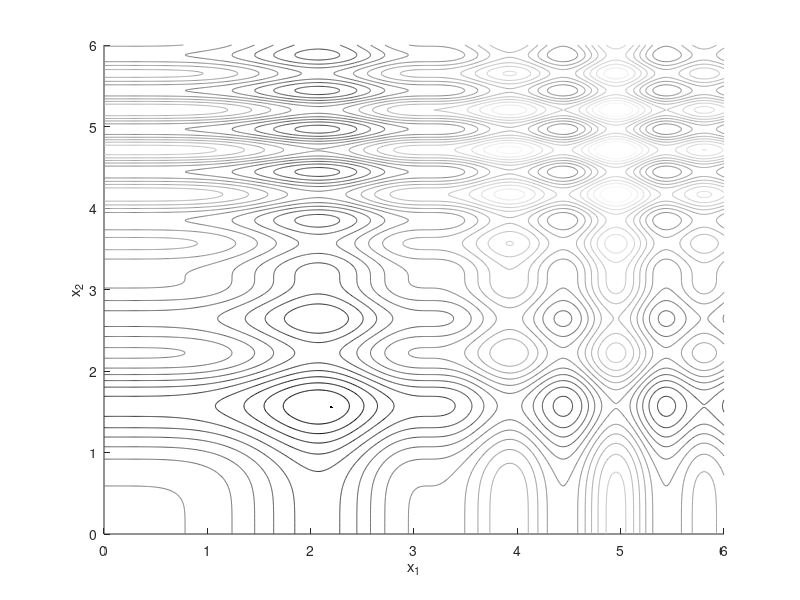
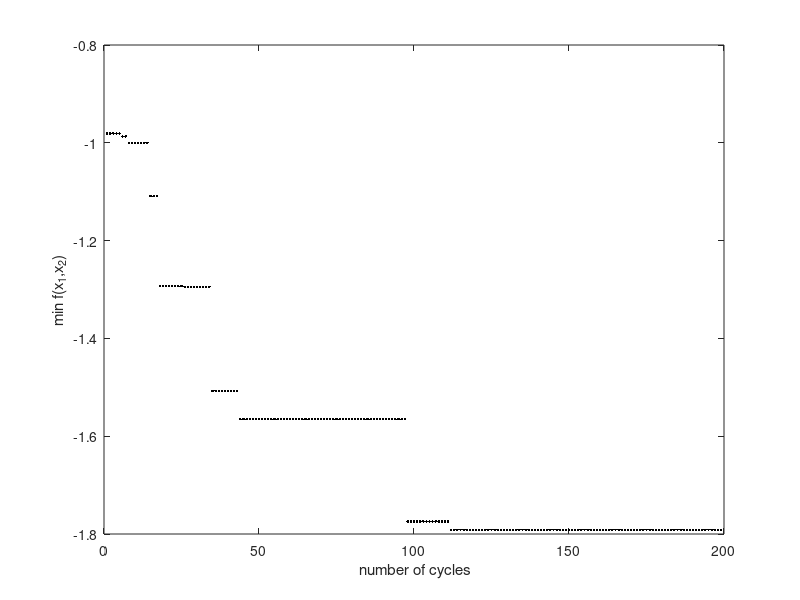

These charts were generated, in order, by the following MATLAB code:
% A code for simlower_boundated annealing algorithm to optimization of function
% written by Faramarz Faghihi
clear all
lower_bound = 0; % lower bound of design variables
higher_bound = 6; % higher bound of design variables
x = [lower_bound:0.01:higher_bound];
y = [lower_bound:0.01:higher_bound];
for i=1:length(x)
    for j=1:length(y)
        f(i,j) = -sin(y(j))*sin(y(j)^2/pi)^2-sin(x(i))*sin(2*x(i)^2/pi)^2;
    end
end

figure(1);clf;hold on
contour(x,y,f,20)
xlabel('x_1')
ylabel('x_2')

axis([lower_bound higher_bound lower_bound higher_bound])
colormap(gray)

c = .5; % temperature reduction factor
n = 50; % number of iterations before temperature reduction 

% estimating the value of T
x1 = lower_bound+rand(10,1)*higher_bound; % ten random numbers are generated for x1
x2 = lower_bound+rand(10,1)*higher_bound; % ten random numbers are generated for x2

f = -sin(x1).*sin(x1.^2/pi).^2-sin(x2).*sin(2*x2.^2/pi).^2;
T = abs(mean(f));

p = 1; %cycle number
i = 1; %iteration number
Vicinity_Radius = 2;


X = lower_bound+(higher_bound-lower_bound)*rand(2,1);
X_best = X;
fbest(1) = 1000;

while p<200
    f = -sin(X(1)).*sin(X(1).^2/pi).^2-sin(X(2)).*sin(2*X(2).^2/pi).^2;
    
    X_new(1) = max(X(1)-Vicinity_Radius,lower_bound)+rand*(min(X(1)+Vicinity_Radius,higher_bound)-max(X(1)-Vicinity_Radius,lower_bound));
    X_new(2) = max(X(2)-Vicinity_Radius,lower_bound)+rand*(min(X(2)+Vicinity_Radius,higher_bound)-max(X(2)-Vicinity_Radius,lower_bound));
       
    f_new = -sin(X_new(1)).*sin(X_new(1).^2/pi).^20-sin(X_new(2)).*sin(2*X_new(2).^2/pi).^20;
    
    % accept or reject X_new using Metropolis criterion
    if f_new<f
        X = X_new;
                      if f_new<min(fbest)
            X_best = X;
            fbest(p) = min(min(fbest),f_new);
        end
        
    elseif exp(-(f_new-f)/T)<rand
        X = X_new;
    end
    
        
    i = i+1;
    
    if i>=n
        fbest(p) = min(fbest);
        p = p+1;
        i = 1;
        T = c*T;
    end
end

X_best

figure(1)
plot(X_best(1),X_best(2),'k.')
figure(2)
plot(fbest,'k.')
xlabel(' number of cycles')
ylabel('min f(x_1,x_2)')

